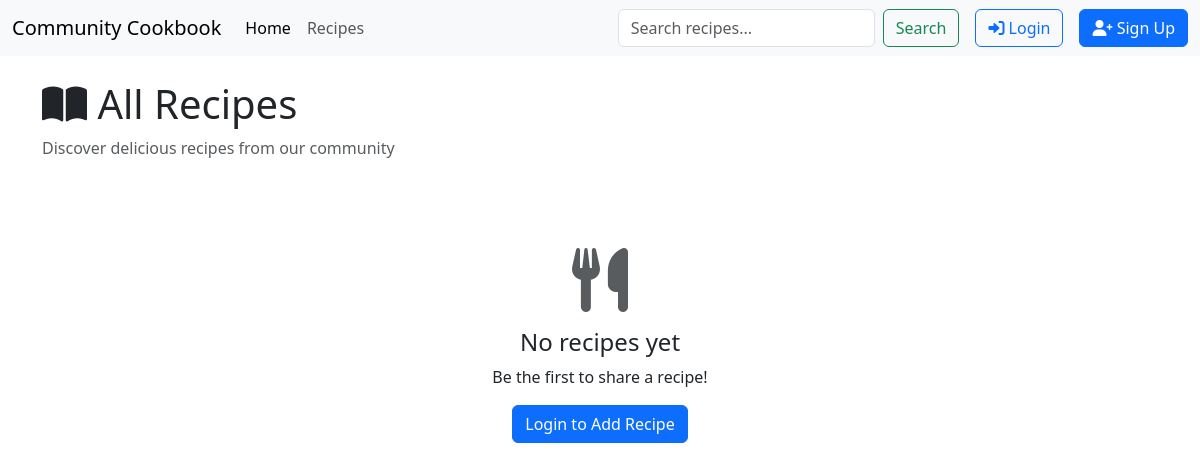
Page /recipes/ on the earlier database version.
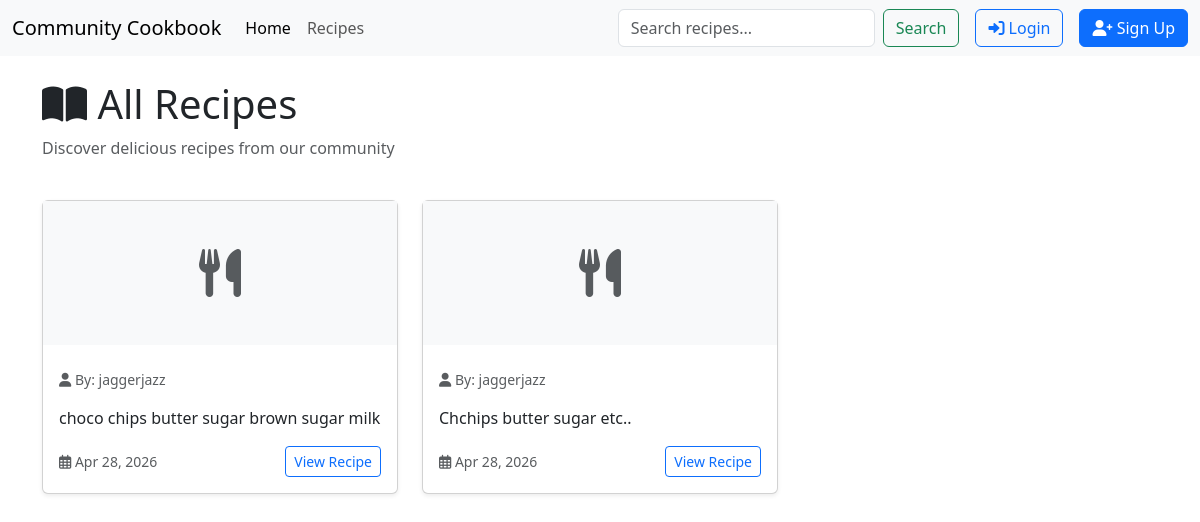
Same page on the later database version.
### recipeApp/models.py (models this page shows, shortened)
class Recipe(models.Model):
    title = models.CharField(max_length=100)
    ingredients = models.TextField()
    instructions = models.TextField()
    image = models.ImageField(upload_to='recipe_images/', blank=True, null=True) # Ensure this line from your version stays!
    created_at = models.DateTimeField(auto_now_add=True)
    updated_at = models.DateTimeField(auto_now=True)
    author = models.ForeignKey(User, on_delete=models.CASCADE)

### recipeApp/views.py (the view)
# urls.py: path('recipes/', views.recipes, name='recipes'),
def recipes(request):
    all_recipes = Recipe.objects.all().order_by('-created_at')
    return render(request, 'recipes.html', {"recipes": all_recipes})

### recipeApp/templates/recipes.html (shortened to what this page needs)
{% extends 'base.html' %}
{% block content %}
<div class="container mt-4">
    <div class="row mb-4">
        <div class="col">
            <h1><i class="fas fa-book-open"></i> All Recipes</h1>
            <p class="text-muted">Discover delicious recipes from our community</p>
        </div>
    </div>
    <div class="row">
        {% if recipes %}
            {% for recipe in recipes %}
                <div class="col-md-4 mb-4">
                    <div class="card h-100 shadow-sm">
                        {% if recipe.image %}
                            <img src="{{ recipe.image.url }}" class="card-img-top" alt="{{ recipe.name }}" style="height: 200px; object-fit: cover;">
                        {% else %}
                            <div class="bg-light text-center py-5">
                                <i class="fas fa-utensils fa-3x text-muted"></i>
                            </div>
                        {% endif %}
                        <div class="card-body">
                            <p class="card-text text-muted small">
                                <i class="fas fa-user"></i> By: {{ recipe.author.username }}
                            </p>
                            <p class="card-text">{{ recipe.ingredients|truncatewords:20 }}</p>
                            <div class="d-flex justify-content-between align-items-center">
                                <small class="text-muted">
                                    <i class="far fa-calendar-alt"></i> {{ recipe.created_at|date:"M d, Y" }}
                                </small>
                                <a href="{% url 'recipe_detail' recipe.id %}" class="btn btn-sm btn-outline-primary">
                                    View Recipe
                                </a>
                            </div>
                        </div>
                    </div>
                </div>
            {% endfor %}
        {% else %}
            <div class="col text-center py-5">
                <i class="fas fa-utensils fa-4x text-muted mb-3"></i>
                <h4>No recipes yet</h4>
                <p>Be the first to share a recipe!</p>
                {% if user.is_authenticated %}
                    <a href="{% url 'add_recipe' %}" class="btn btn-primary">
                        <i class="fas fa-plus"></i> Add Your First Recipe
                    </a>
                {% else %}
                    <a href="{% url 'login' %}" class="btn btn-primary">Login to Add Recipe</a>
                {% endif %}
            </div>
        {% endif %}
    </div>
</div>
{% endblock %}

### recipeApp/templates/base.html (shortened to what this page needs)
<!doctype html>
<html lang="en">
  <head>
        <link href="https://cdn.jsdelivr.net/npm/bootstrap@5.3.8/dist/css/bootstrap.min.css" rel="stylesheet">
  </head>
  <body>
    {% include 'navbar.html' %}
    {% block content %}
    {% endblock %}
  </body>
</html>

### recipeApp/templates/navbar.html (shortened to what this page needs)
<nav class="navbar navbar-expand-lg bg-body-tertiary">
  <div class="container-fluid">
    <a class="navbar-brand" href="{% url 'home' %}">Community Cookbook</a>
    <div class="collapse navbar-collapse" id="navbarSupportedContent">
      <ul class="navbar-nav me-auto mb-2 mb-lg-0">
        <li class="nav-item">
          <a class="nav-link active" aria-current="page" href="{% url 'home' %}">Home</a>
        </li>
        <li class="nav-item">
          <a class="nav-link" href="{% url 'recipes' %}">Recipes</a>
        </li>
      </ul>
      <form class="d-flex" role="search" action="{% url 'search' %}" method="GET">
        <input class="form-control me-2" type="search" name="q" placeholder="Search recipes..." aria-label="Search">
        <button class="btn btn-outline-success" type="submit">Search</button>
      </form>
      <div class="ms-3 d-flex align-items-center">
        {% if user.is_authenticated %}
            <span class="navbar-text me-3 text-dark">Hello, {{ user.username }}!</span>
            <form action="{% url 'logout' %}" method="post" class="m-0">
                {% csrf_token %}
                <button type="submit" class="btn btn-outline-danger">
                  <i class="fas fa-sign-out-alt"></i> Logout
                </button>
            </form>
        {% else %}
            <a href="{% url 'login' %}" class="btn btn-outline-primary me-2">
                <i class="fas fa-sign-in-alt"></i> Login
            </a>
            <a href="{% url 'register' %}" class="btn btn-primary ms-2">
                <i class="fas fa-user-plus"></i> Sign Up
            </a>
        {% endif %}
      </div>
    </div>
  </div>
</nav>
<link rel="stylesheet" href="https://cdnjs.cloudflare.com/ajax/libs/font-awesome/6.0.0/css/all.min.css">

Differences in the rows shown:
added Recipe: author.username "jaggerjazz", ingredients "choco chips butter sugar brown sugar milk", created_at "Apr 28, 2026"
added Recipe: author.username "jaggerjazz", ingredients "Chchips butter sugar etc..", created_at "Apr 28, 2026"
Other differences:
text no longer shown: "No recipes yet Be the first to share a recipe! Login to Add Recipe"
